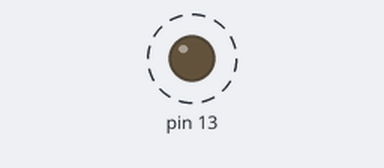
Bench run of a sketch on a simulated Arduino Uno, built with avr-gcc and run on an emulated ATmega328P. On the bench: output pins drawn as LEDs (lit = HIGH). Dashed ring = blinking.

Above: at 0.2 s.
Timing chart, 0 to 3.0 s (numbered marks = the images above):
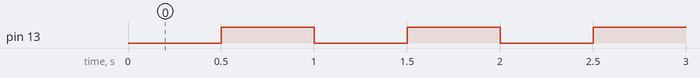

The sketch:

arduino_timerOne_turn_LED_ON.ino
```cpp
#include "TimerOne.h"

void callback() {
  PORTB ^= (1 << PB5);
}

void setup() {
  DDRB |= (1 << PB5);

  Timer1.initialize(500000); // initialize timer1, and set a 1/2 second period
  Timer1.attachInterrupt(callback);
}

void loop() {
  // put your main code here, to run repeatedly:

}
```

Measured:
- by itself, pin 13: alternates HIGH for 0.50 s and LOW for 0.50 s
